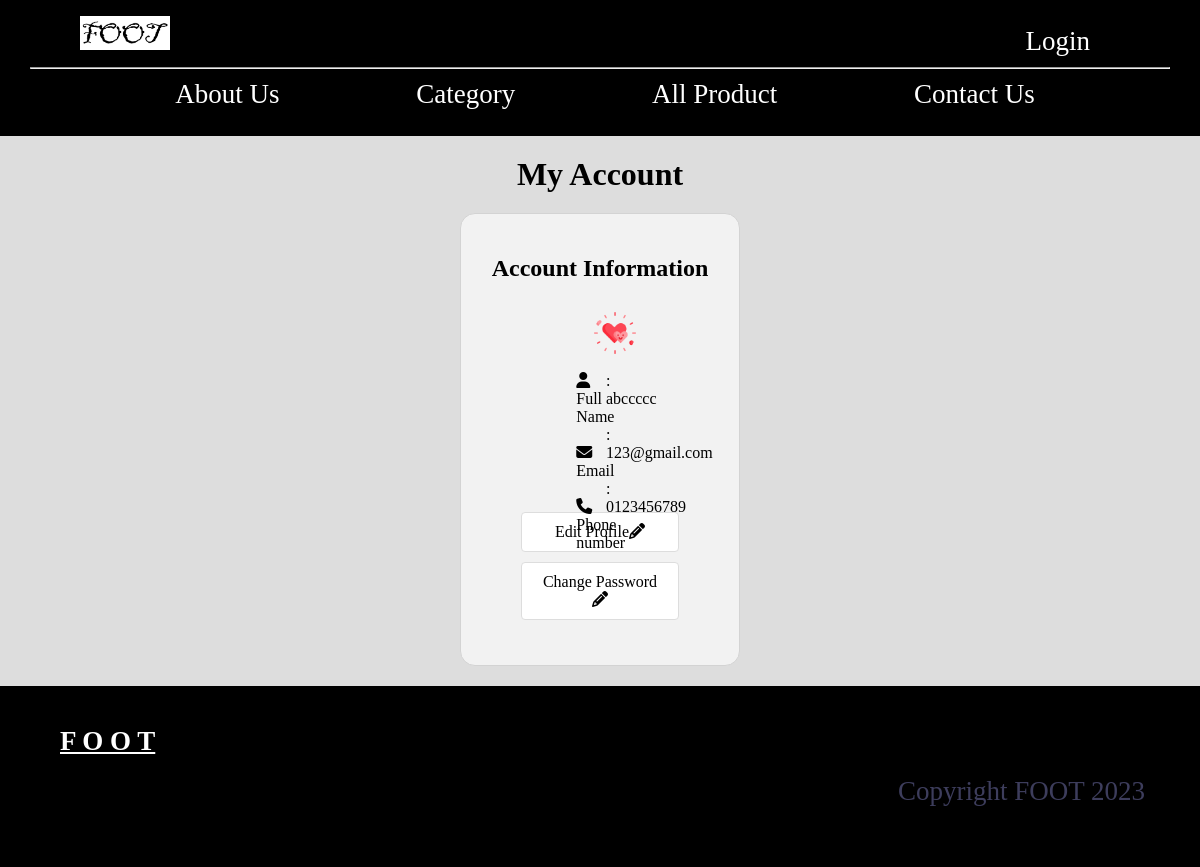
/userprofile.php?user_id=1 (signed in), run on the app's committed database.
### tables this page shows
CREATE TABLE `user` (
  `user_id` int(100) NOT NULL,
  `full_name` varchar(50) NOT NULL,
  `contact_no` varchar(14) NOT NULL,
  `email_address` varchar(30) NOT NULL,
  `username` varchar(30) NOT NULL,
  `userpassword` varchar(30) NOT NULL,
  `confirm_password` varchar(30) NOT NULL,
  `image` varchar(100) NOT NULL,
  `status` varchar(10) NOT NULL
);

### userprofile.php (the view, shortened to what this page needs)
<?php
    include 'header.php';
    include 'conn.php';
?>
<!DOCTYPE html>
<html lang="en">
<head>
</head>
<body>
<div class="middle">
        <h1>My Account</h1>
        <div class="box">
        <br>
        <br>
            <h2> Account Information </h2>
            <?php
            $id = $_GET['user_id'];
            $sql = "select * from user where user_id = '$id' ";
            $result = mysqli_query($conn,$sql);
            ?>
            <form action="" method="POST">
                <?php
                $row = mysqli_fetch_array($result);
                    ?>
                    <p><img class='imgg' src="<?php echo "image/".$row['image'];?>" ></p>
                    <br>
                <div class="label">
                        <div class="box5">
                        </div>
                        <div class="box4">
                            <label for="fname"><i class="fa fa-user"></i> Full Name<br><br></label>
                            <label for="email"><i class="fa fa-envelope"></i> Email<br><br></label>
                            <label for="fname"><i class="fa fa-phone"></i> Phone number<br><br></label>
                        </div>
                        <div class="box3">
                            : <?php echo $row["full_name"]; ?><br><br>
                            : <?php echo $row["email_address"]; ?><br><br>
                            : <?php echo $row["contact_no"]; ?><br><br>
                        </div>
                </div>
                    <a class="profile" href="userprofile_edit.php?user_id=<?php echo $id ?>" alt="update">Edit Profile<i class="fa fa-pencil"></i></a>
                    <a class="profile" href="userchangepass.php?user_id=<?php echo $id ?>" alt="change">Change Password<i class="fa fa-pencil"></i></a>
            </form>
        </div>
    </div>
</body>
</html>
<?php
    include 'footer.php';
?>

### header.php (style rules this page uses)
* { margin:0; }
img { width: 90px; }
a { text-decoration:none; }
.middle { text-align: center; }

### userprofile.php (style rules this page uses)
body { background: #DDDDDD; }
.label { display: flex; flex-wrap: wrap; }
label { width: 150px; margin-bottom: 20px; text-align: right; }
.imgg { display: block; margin-left: auto; margin-right: auto; width: 25%; }
h1 { text-align: center; margin:20px; }
form { padding: 20px; }
form img { width: 90px; border-radius: 50%; }
.box { background-color: #f2f2f2; padding: 5px 20px 15px 20px; border: 1px solid lightgrey; border-radius: 15px; margin: 20px 460px; }
a.profile { color:black; background-color: #fff; border-radius: 4px; border: 1px solid #ddd; padding: 10px 15px; margin:10px 20px; display: block; }
.box3 { width: 25%; height: 130px; text-align:left; }
.box5 { width: 38%; height: 100px; text-align:left; }
.box4 { width: 15%; height: 100px; text-align:left; }

### footer.php (style rules this page uses)
p { padding: 10px 0px 0px 30px ; }

### data on the page
user: image (picture), full_name "abccccc", email_address "123@gmail.com", contact_no "0123456789"
